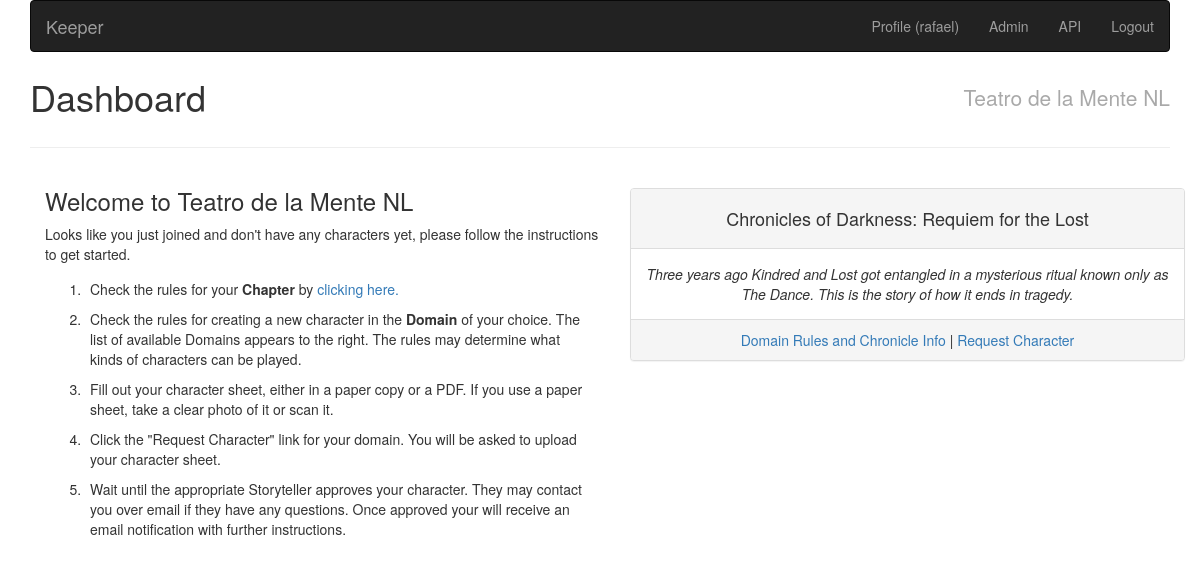
/ (signed in), run on the app's committed database.
### core/models.py (models this page shows, shortened)
class UserProfile(AbstractUser):
    phone = CharField(max_length=20, blank=True, help_text="Optional.")
    last_visit = DateTimeField(blank=True, null=True, editable=False)
    email_opt_out = BooleanField(default=False)
    class Meta:
        verbose_name = 'User Profile'

### organization/models.py (models this page shows, shortened)
class Membership(TimeStampedModel, StatusModel):
    STATUS = Choices(
        ('active', 'Active'),
        ('suspended', 'Suspended')
    )
    TITLES = Choices(
        ('storyteller', 'Storyteller'),
        ('coordinator', 'Coordinator')
    )
    user = ForeignKey(settings.AUTH_USER_MODEL, CASCADE, related_name="memberships")
    chapter = ForeignKey(Chapter, CASCADE, related_name="memberships")
    title = CharField(max_length=20, choices=TITLES, blank=True)
    external_id = CharField(max_length=20, blank=True, verbose_name='External ID')
    prestige_total = PositiveIntegerField(default=0, editable=False)
    prestige_level = ForeignKey('PrestigeLevel', SET_NULL, null=True, editable=False, related_name='memberships')
    objects = Manager()
    storytellers = QueryManager(title='storyteller')
    coordinators = QueryManager(title='coordinator')
    class Meta:
        unique_together = ('user', 'chapter',)
        ordering = ('chapter__name', 'user__username')

class Organization(Model):
    name = CharField(
        max_length=200, help_text="Required. Must be unique.", unique=True)
    class Meta:
        abstract = True

class Chapter(Organization):
    site = ForeignKey(Site, DO_NOTHING, related_name='chapters', null=True)  # Django Site
    rules_url = URLField('Rules URL', blank=True, help_text='URL pointing to the Chapter rules document.')
    reference_code = AutoSlugField(populate_from='name')
    prestige_cutoff = DateField(blank=True, null=True)
    class Meta:
        verbose_name = 'Chapter'
        verbose_name_plural = 'Chapters and Domains'

class Domain(Organization):
    rules_url = URLField('Rules URL', blank=True, help_text='URL pointing to the Domain game and approval rules.')
    chronicle_name = CharField(max_length=100, blank=True)
    chapter = ForeignKey('Chapter', CASCADE, related_name='domains')
    short_description = TextField(blank=True)
    reference_code = AutoSlugField(populate_from=('name', 'chapter__name'))
    class Meta:
        verbose_name = 'Domain'
    def name_and_chronicle(self):
        if self.chronicle_name:
            return f'{self.name}: {self.chronicle_name}'
        return str(self.name)

### core/views.py (the view)
# urls.py: path('', Index.as_view(), name='index'),
class Index(TemplateView):
    template_name = 'index.html'
    title = "Dashboard"
    def dispatch(self, request, *args, **kwargs):
        user = request.user
        if not user.is_authenticated:
            return redirect('account_login')
        return super().dispatch(request, *args, **kwargs)
    def get_context_data(self, **kwargs):
        context = super().get_context_data(**kwargs)
        context['approvals'] = approvals = self.request.user.approval_requests
        if not approvals.exists():
            context['new_guide'] = True
        return context

### organization/context_processors.py (called while the page is built)
def membership(request):
    context = {}
    if request.user and not request.user.is_anonymous:
        try:
            member_pk = request.session['membership']
            context['membership'] = Membership.objects.get(pk=member_pk, user=request.user)
        except (KeyError, Membership.DoesNotExist):
            context['membership'] = obj = Membership.objects.filter(user=request.user).first()
            if obj:
                request.session['membership'] = obj.pk
    return context

### templates/index.html (shortened to what this page needs)
{% extends 'base.html' %}
{% load bootstrap3 static %}
{% block content %}
  {% if membership %}
    {% if new_guide %}
      {% include 'new_guide.html' %}
    {% endif %}
  {% else %}
    <h3>No membership is associated with this account</h3>
    <p>
      Please ask your <strong>Coordinator</strong> for an invitation link.
    </p>
  {% endif %}
{% endblock %}

### templates/base.html (shortened to what this page needs)
{% load bootstrap3 static socialaccount %}
<html lang="en">
<head>
    {% bootstrap_css %}
    <link rel="stylesheet" type="text/css" href="{% static 'css/site.css' %}">
</head>
<body>
    <div id="content" class="container">{% block body %}
        {% if user.is_authenticated %}
            {% block navbar %}
                {% include 'navbar.html' %}
            {% endblock %}
            {% block header %}
              <div class="row">
                <div class="col-lg-6 col-sm12">
                  <h1 class="content-title">
                    {% block actiontitle %}
                      {% if view.title %}
                        {{ view.title }}
                      {% elif view.model_name %}
                        {% if object %}
                          <h1>Edit {{ view.model_name }}</h1>
                        {% else %}
                          <h1>Create {{ view.model_name }}</h1>
                        {% endif %}
                      {% endif %}
                    {% endblock %}
                  </h1>
                </div>
                <div class="col-lg-6 col-sm12 chapter-header">
                  {% block memberhead %}
                    {% if membership %}
                      {{ membership.chapter.name }}
                    {% endif %}
                  {% endblock %}
                </div>
              </div>
            {% endblock %}
            <hr>
            {% block content %}{% endblock %}
        {% else %}
            <p>
            <a href="{% url 'account_login' %}">Please login or signup here.</a>
            </p>
        {% endif %}
    {% endblock %}</div>
</body>
</html>

### templates/navbar.html (shortened to what this page needs)
{% load bootstrap3 %}
<nav class="navbar navbar-inverse">
    <div class="navbar-header">
        <a class="navbar-brand" href="{% url 'index' %}">Keeper</a>
    </div>
    <div class="collapse navbar-collapse">
        <ul class="nav navbar-nav navbar-right">
            <li><a href="{% url 'profile' %}">
              Profile ({{ user.username }})
            </a></li>
            {% if user.is_staff %}
                <li><a target="_blank" href="{% url 'admin:index' %}">
                  Admin
                </a></li>
                <li><a target="_blank" href="{% url 'api-root' %}">
                  API</a></li>
            {% endif %}
            <li><a href="{% url 'account_logout' %}">Logout</a></li>
        </ul>
    </div>
</nav>

### templates/new_guide.html
<div class="container new-guide">
  <div class="row">
    <div class="col-lg-6">
      <h3>Welcome to {{ membership.chapter.name }}</h3>
      <p>
        Looks like you just joined and don't have any characters yet,
        please follow the instructions to get started. </p>
      <ol>
        <li>
          Check the rules for your <strong>Chapter</strong> by
          <a href="{{ membership.chapter.rules_url }}">clicking here.</a>
        </li>
        <li>
          Check the rules for creating a new character in the
          <strong>Domain</strong> of your
          choice. The list of available Domains appears to the right. The rules may
          determine what kinds of characters can be played.
        </li>
        <li>
          Fill out your character sheet, either in a paper copy or a PDF. If you
          use a paper sheet, take a clear photo of it or scan it.
        </li>
        <li>
          Click the "Request Character" link for your domain. You will be asked
          to upload your character sheet.
        </li>
        <li>
          Wait until the appropriate Storyteller approves your character. They
          may contact you over email if they have any questions. Once approved
          your will receive an email notification with further instructions.
        </li>
      </ol>
    </div>
    <div class="col-lg-6" style="text-align: center">
      {% for domain in membership.chapter.domains.all %}
        <br>
        <div class="panel panel-default">
          <div class="panel-heading">
            <h4>{{ domain.name_and_chronicle }}</h4>
          </div>
          <div class="panel-body">
            <em>{{ domain.short_description }}</em>
          </div>
          <div class="panel-footer">
            <a href="{{ domain.rules_url }}">
              Domain Rules and Chronicle Info</a> |
            <a href="{% url 'request' domain.pk %}">
              Request Character
            </a>
          </div>
        </div>
      {% endfor %}
    </div>
  </div>
</div>

### core/static/css/site.css (style rules this page uses)
h1.content-title { margin-top: 5px; }
.chapter-header { text-align: right; padding-top: 10px; font-size: 1.5em; color: darkgrey; }
.new-guide li { padding: 5px; }

### data on the page
UserProfile: username "rafael"
Membership: chapter.name "Teatro de la Mente NL"
Domain: name_and_chronicle "Chronicles of Darkness: Requiem for the Lost", short_description "Three years ago Kindred and Lost got entangled in a mysterious ritual known only as The Dance. This is the story of how it ends in tragedy."

### other printed values
{{ view.title }} "Dashboard"
